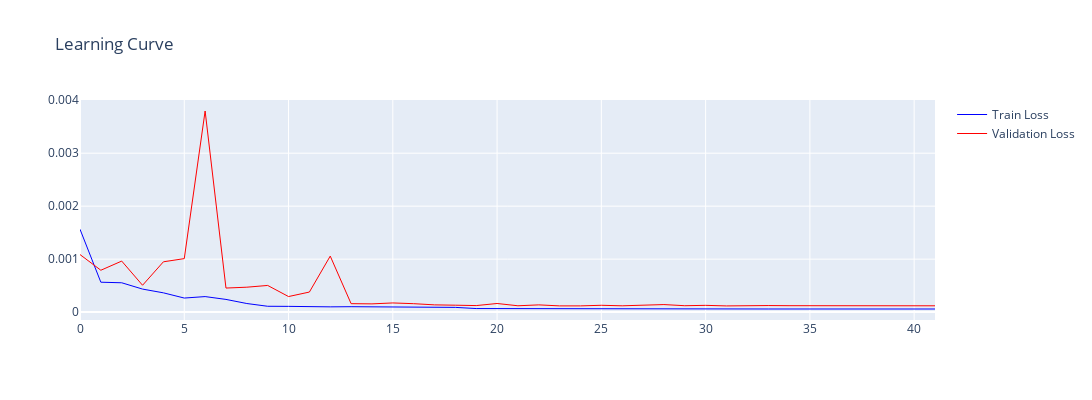

Write notebook code for a chart like this one.
### Code cell
historyDf = pd.DataFrame(history.history).reset_index()
historyDf.rename(columns={'index':'epoch'},inplace=True)
fig = go.Figure()
fig.add_trace(go.Scatter(x=historyDf["epoch"], y=historyDf["loss"],name='Train Loss',line=dict(color='blue', width=1)))
fig.add_trace(go.Scatter(x=historyDf["epoch"], y=historyDf["val_loss"],name='Validation Loss',line=dict(color='red', width=1)))
fig.update_layout(height=400, width=1200, title_text=f"Learning Curve", showlegend=True)

### Figure 1 — Plotly figure (JSON) as saved in the notebook; plotly's stock layout.template omitted (floating-point values rounded to 4 significant figures)
{"data": [{"line": {"color": "blue", "width": 1}, "name": "Train Loss", "type": "scatter", "x": [0, 1, 2, 3, 4, 5, 6, 7, 8, 9, 10, 11, 12, 13, 14, 15, 16, 17, 18, 19, 20, 21, 22, 23, 24, 25, 26, 27, 28, 29, 30, 31, 32, 33, 34, 35, 36, 37, 38, 39, 40, 41], "y": [0.001564, 0.0005646, 0.000554, 0.0004351, 0.0003641, 0.0002657, 0.0002933, 0.0002397, 0.0001623, 0.0001102, 0.0001087, 9.898e-05, 9.962e-05, 0.0001025, 9.903e-05, 8.609e-05, 8.905e-05, 8.456e-05, 8.945e-05, 6.747e-05, 6.601e-05, 6.502e-05, 6.565e-05, 6.535e-05, 6.027e-05, 6.044e-05, 6.099e-05, 6.065e-05, 6.079e-05, 5.975e-05, 5.929e-05, 5.916e-05, 5.921e-05, 5.922e-05, 5.913e-05, 5.904e-05, 5.906e-05, 5.905e-05, 5.901e-05, 5.897e-05, 5.896e-05, 5.896e-05]}, {"line": {"color": "red", "width": 1}, "name": "Validation Loss", "type": "scatter", "x": [0, 1, 2, 3, 4, 5, 6, 7, 8, 9, 10, 11, 12, 13, 14, 15, 16, 17, 18, 19, 20, 21, 22, 23, 24, 25, 26, 27, 28, 29, 30, 31, 32, 33, 34, 35, 36, 37, 38, 39, 40, 41], "y": [0.001087, 0.0007907, 0.0009634, 0.0005073, 0.0009498, 0.00101, 0.003797, 0.0004542, 0.0004706, 0.0005035, 0.0002938, 0.000379, 0.001058, 0.0001597, 0.0001559, 0.0001733, 0.0001593, 0.000137, 0.0001306, 0.0001234, 0.000163, 0.0001198, 0.0001366, 0.0001178, 0.0001177, 0.000129, 0.0001194, 0.0001256, 0.0001427, 0.000121, 0.0001278, 0.0001171, 0.0001236, 0.0001241, 0.0001213, 0.0001198, 0.0001193, 0.0001189, 0.000119, 0.0001191, 0.0001191, 0.0001192]}], "layout": {"height": 400, "showlegend": true, "title": {"text": "Learning Curve"}, "width": 1200}}
